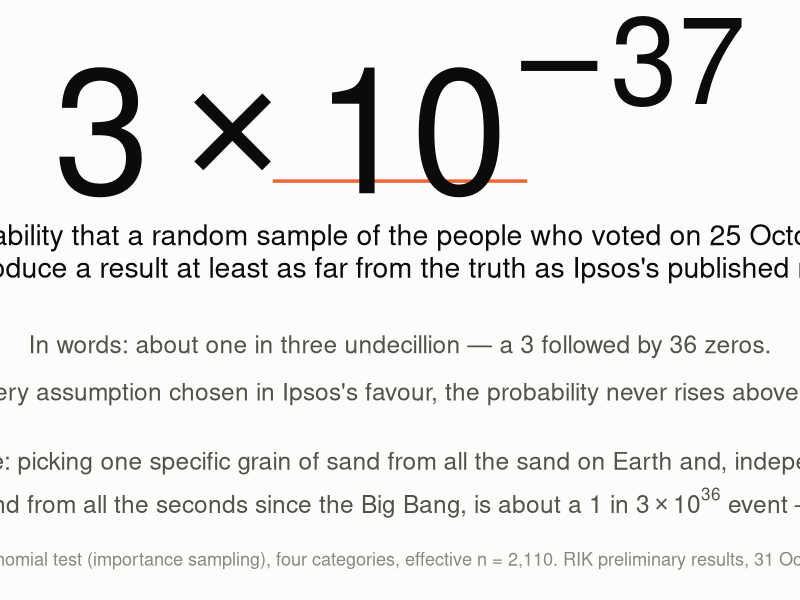
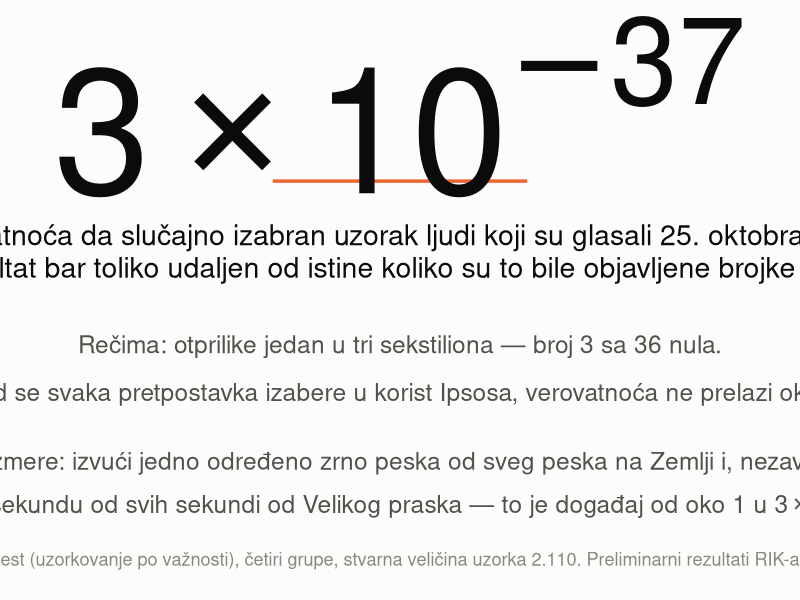

Here is the R script that generated these plots, in order:
# Renders the two large-type "hero" cards used at the top of README.md
# (_img/hero_en.png and _img/hero_sr.png). Run from the repository root:
#   Rscript make_hero_figures.R
# Powers of ten are typeset with plotmath (parse = TRUE), not with Unicode
# superscript characters: most fonts lack native glyphs for several of those
# characters and fall back to another font, so "10⁻³⁷" can render as "10⁻³ ⁷".
library(ggplot2)

# lines: list of list(y, label, size, colour, parse)
hero <- function(file, lines) {
  g <- ggplot() + xlim(-1, 1) + ylim(-0.22, 0.95) + theme_void() +
    theme(plot.background = element_rect(fill = "#fcfcfb", colour = NA)) +
    annotate("segment", x = -0.35, xend = 0.35, y = 0.62, yend = 0.62, colour = "#eb6834", linewidth = 1.2)
  for (l in lines)
    g <- g + annotate("text", x = 0, y = l$y, label = l$label, size = l$size, colour = l$colour,
                      fontface = if (isTRUE(l$bold)) "bold" else "plain", parse = isTRUE(l$parse), lineheight = 0.95)
  ggsave(file, g, width = 12, height = 7.2, dpi = 150, bg = "#fcfcfb")
}

ink <- "#0b0b0b"; grey <- "#52514e"; muted <- "#898781"

hero("_img/hero_en.png", list(
  list(y = 0.78, label = "bold(3 %*% 10^-37)", size = 44, colour = ink, bold = TRUE, parse = TRUE),
  list(y = 0.47, size = 7.2, colour = ink,
       label = "The probability that a random sample of the people who voted on 25 October 2026\nwould produce a result at least as far from the truth as Ipsos's published numbers."),
  list(y = 0.27, size = 6.2, colour = grey,
       label = "In words: about one in three undecillion — a 3 followed by 36 zeros."),
  list(y = 0.17, size = 6.2, colour = grey, parse = TRUE,
       label = "'Even with every assumption chosen in Ipsos\\'s favour, the probability never rises above about '*10^-30*'.'"),
  list(y = 0.02, size = 6.2, colour = grey,
       label = "For scale: picking one specific grain of sand from all the sand on Earth and, independently,"),
  list(y = -0.07, size = 6.2, colour = grey, parse = TRUE,
       label = "'one specific second from all the seconds since the Big Bang, is about a 1 in '*3 %*% 10^36*' event — the same odds.'"),
  list(y = -0.19, size = 4.6, colour = muted,
       label = "Exact multinomial test (importance sampling), four categories, effective n = 2,110. RIK preliminary results, 31 October 2026.")
))

hero("_img/hero_sr.png", list(
  list(y = 0.78, label = "bold(3 %*% 10^-37)", size = 44, colour = ink, bold = TRUE, parse = TRUE),
  list(y = 0.47, size = 7.2, colour = ink,
       label = "Verovatnoća da slučajno izabran uzorak ljudi koji su glasali 25. oktobra 2026.\ndâ rezultat bar toliko udaljen od istine koliko su to bile objavljene brojke Ipsosa."),
  list(y = 0.27, size = 6.2, colour = grey,
       label = "Rečima: otprilike jedan u tri sekstiliona — broj 3 sa 36 nula."),
  list(y = 0.17, size = 6.2, colour = grey, parse = TRUE,
       label = "'Čak i kad se svaka pretpostavka izabere u korist Ipsosa, verovatnoća ne prelazi oko '*10^-30*'.'"),
  list(y = 0.02, size = 6.2, colour = grey,
       label = "Za osećaj razmere: izvući jedno određeno zrno peska od sveg peska na Zemlji i, nezavisno od toga,"),
  list(y = -0.07, size = 6.2, colour = grey, parse = TRUE,
       label = "'jednu određenu sekundu od svih sekundi od Velikog praska — to je događaj od oko 1 u '*3 %*% 10^36*'. Iste šanse.'"),
  list(y = -0.19, size = 4.6, colour = muted,
       label = "Tačan multinomni test (uzorkovanje po važnosti), četiri grupe, stvarna veličina uzorka 2.110. Preliminarni rezultati RIK-a, 31. oktobar 2026.")
))
